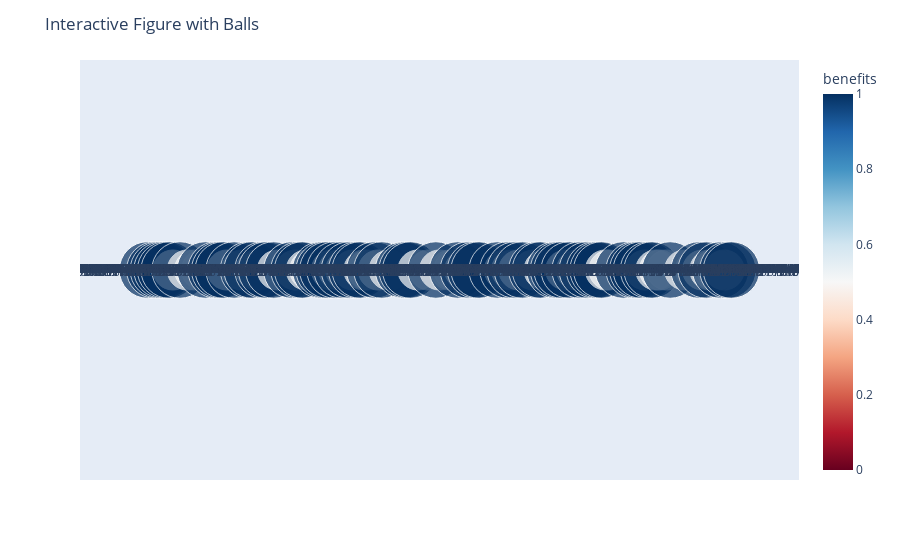

The notebook cell this image was saved under:
### Code cell
df_comments['x_position'] = [i for i in range(len(df_comments))]
df_comments['y_position'] = [0] * len(df_comments)

# Create interactive figure
fig = create_interactive_figure(df_comments)

fig.show()

### Figure 1 — Plotly figure (JSON) as saved in the notebook; plotly's stock layout.template omitted (floating-point values rounded to 4 significant figures; data arrays with more than 128 entries replaced by an {"elided": "..."} marker saying what was removed)
{"data": [{"customdata": {"elided": "164x1 str values"}, "hovertemplate": "x_position=%{x}<br>y_position=%{y}<br>benefits=%{marker.color}<br>comments=%{customdata[0]}<extra></extra>", "legendgroup": "", "marker": {"color": {"elided": "164 float values"}, "coloraxis": "coloraxis", "opacity": 0.7, "size": {"elided": "164 float values"}, "sizemode": "area", "sizeref": 0.000625, "symbol": "circle"}, "mode": "markers+text", "name": "", "orientation": "v", "showlegend": false, "text": {"elided": "164 str values"}, "type": "scatter", "x": {"elided": "164 int values"}, "xaxis": "x", "y": {"elided": "164 int values"}, "yaxis": "y"}], "layout": {"coloraxis": {"cmax": 1, "cmin": 0, "colorbar": {"title": {"text": "benefits"}}, "colorscale": [[0, "rgb(103,0,31)"], [0.1, "rgb(178,24,43)"], [0.2, "rgb(214,96,77)"], [0.3, "rgb(244,165,130)"], [0.4, "rgb(253,219,199)"], [0.5, "rgb(247,247,247)"], [0.6, "rgb(209,229,240)"], [0.7, "rgb(146,197,222)"], [0.8, "rgb(67,147,195)"], [0.9, "rgb(33,102,172)"], [1, "rgb(5,48,97)"]]}, "dragmode": "lasso", "hovermode": "closest", "legend": {"itemsizing": "constant", "tracegroupgap": 0}, "margin": {"t": 60}, "showlegend": false, "title": {"text": "Interactive Figure with Balls"}, "xaxis": {"anchor": "y", "domain": [0, 1], "title": {"text": "x_position"}, "visible": false}, "yaxis": {"anchor": "x", "domain": [0, 1], "title": {"text": "y_position"}, "visible": false}}}
